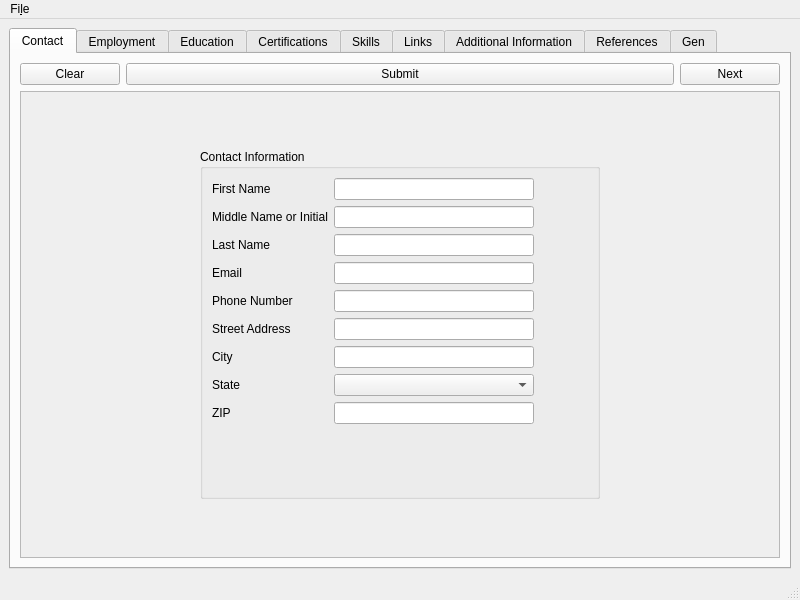
<?xml version="1.0" encoding="UTF-8"?>
<ui version="4.0">
 <class>MainWindow</class>
 <widget class="QMainWindow" name="MainWindow">
  <property name="geometry">
   <rect>
    <x>0</x>
    <y>0</y>
    <width>800</width>
    <height>600</height>
   </rect>
  </property>
  <property name="windowTitle">
   <string>ResumeBuilder</string>
  </property>
  <widget class="QWidget" name="centralwidget">
   <layout class="QGridLayout" name="gridLayout_3">
    <item row="0" column="0">
     <layout class="QGridLayout" name="gridLayout_5">
      <item row="0" column="0">
       <widget class="QTabWidget" name="tabWidget">
        <property name="currentIndex">
         <number>0</number>
        </property>
        <widget class="QWidget" name="contact_tab">
         <attribute name="title">
          <string>Contact</string>
         </attribute>
         <layout class="QGridLayout" name="gridLayout_6">
          <item row="1" column="0">
           <layout class="QGridLayout" name="gridLayout_4">
            <item row="0" column="0">
             <widget class="QScrollArea" name="scrollArea">
              <property name="widgetResizable">
               <bool>true</bool>
              </property>
              <widget class="QWidget" name="scrollAreaWidgetContents_2">
               <property name="geometry">
                <rect>
                 <x>0</x>
                 <y>0</y>
                 <width>754</width>
                 <height>450</height>
                </rect>
               </property>
               <layout class="QGridLayout" name="gridLayout_7">
                <item row="0" column="0">
                 <layout class="QGridLayout" name="gridLayout">
                  <item row="0" column="1">
                   <widget class="QGroupBox" name="groupBox">
                    <property name="enabled">
                     <bool>true</bool>
                    </property>
                    <property name="sizePolicy">
                     <sizepolicy hsizetype="Maximum" vsizetype="Maximum">
                      <horstretch>0</horstretch>
                      <verstretch>0</verstretch>
                     </sizepolicy>
                    </property>
                    <property name="maximumSize">
                     <size>
                      <width>400</width>
                      <height>350</height>
                     </size>
                    </property>
                    <property name="title">
                     <string>Contact Information</string>
                    </property>
                    <layout class="QFormLayout" name="formLayout">
                     <item row="0" column="0" colspan="2">
                      <layout class="QFormLayout" name="formLayout_2">
                       <item row="2" column="0">
                        <widget class="QLabel" name="label">
                         <property name="maximumSize">
                          <size>
                           <width>200</width>
                           <height>35</height>
                          </size>
                         </property>
                         <property name="text">
                          <string>First Name</string>
                         </property>
                        </widget>
                       </item>
                       <item row="2" column="1">
                        <widget class="QLineEdit" name="lineEdit">
                         <property name="maximumSize">
                          <size>
                           <width>200</width>
                           <height>35</height>
                          </size>
                         </property>
                        </widget>
                       </item>
                       <item row="3" column="0">
                        <widget class="QLabel" name="label_2">
                         <property name="maximumSize">
                          <size>
                           <width>200</width>
                           <height>35</height>
                          </size>
                         </property>
                         <property name="text">
                          <string>Middle Name or Initial</string>
                         </property>
                        </widget>
                       </item>
                       <item row="3" column="1">
                        <widget class="QLineEdit" name="lineEdit_4">
                         <property name="maximumSize">
                          <size>
                           <width>200</width>
                           <height>35</height>
                          </size>
                         </property>
                        </widget>
                       </item>
                       <item row="4" column="0">
                        <widget class="QLabel" name="label_3">
                         <property name="maximumSize">
                          <size>
                           <width>200</width>
                           <height>35</height>
                          </size>
                         </property>
                         <property name="text">
                          <string>Last Name</string>
                         </property>
                        </widget>
                       </item>
                       <item row="4" column="1">
                        <widget class="QLineEdit" name="lineEdit_2">
                         <property name="maximumSize">
                          <size>
                           <width>200</width>
                           <height>35</height>
                          </size>
                         </property>
                        </widget>
                       </item>
                       <item row="5" column="0">
                        <widget class="QLabel" name="label_4">
                         <property name="maximumSize">
                          <size>
                           <width>200</width>
                           <height>35</height>
                          </size>
                         </property>
                         <property name="text">
                          <string>Email</string>
                         </property>
                        </widget>
                       </item>
                       <item row="5" column="1">
                        <widget class="QLineEdit" name="lineEdit_5">
                         <property name="maximumSize">
                          <size>
                           <width>200</width>
                           <height>35</height>
                          </size>
                         </property>
                        </widget>
                       </item>
                       <item row="6" column="0">
                        <widget class="QLabel" name="label_5">
                         <property name="maximumSize">
                          <size>
                           <width>200</width>
                           <height>35</height>
                          </size>
                         </property>
                         <property name="text">
                          <string>Phone Number</string>
                         </property>
                        </widget>
                       </item>
                       <item row="6" column="1">
                        <widget class="QLineEdit" name="lineEdit_3">
                         <property name="maximumSize">
                          <size>
                           <width>200</width>
                           <height>35</height>
                          </size>
                         </property>
                        </widget>
                       </item>
                       <item row="7" column="0">
                        <widget class="QLabel" name="label_6">
                         <property name="maximumSize">
                          <size>
                           <width>200</width>
                           <height>35</height>
                          </size>
                         </property>
                         <property name="text">
                          <string>Street Address</string>
                         </property>
                        </widget>
                       </item>
                       <item row="7" column="1">
                        <widget class="QLineEdit" name="lineEdit_6">
                         <property name="maximumSize">
                          <size>
                           <width>200</width>
                           <height>35</height>
                          </size>
                         </property>
                        </widget>
                       </item>
                       <item row="8" column="0">
                        <widget class="QLabel" name="label_8">
                         <property name="text">
                          <string>City</string>
                         </property>
                        </widget>
                       </item>
                       <item row="8" column="1">
                        <widget class="QLineEdit" name="lineEdit_8">
                         <property name="maximumSize">
                          <size>
                           <width>200</width>
                           <height>35</height>
                          </size>
                         </property>
                        </widget>
                       </item>
                       <item row="9" column="0">
                        <widget class="QLabel" name="label_9">
                         <property name="text">
                          <string>State</string>
                         </property>
                        </widget>
                       </item>
                       <item row="9" column="1">
                        <widget class="QComboBox" name="comboBox">
                         <property name="maximumSize">
                          <size>
                           <width>200</width>
                           <height>35</height>
                          </size>
                         </property>
                        </widget>
                       </item>
                       <item row="10" column="0">
                        <widget class="QLabel" name="label_7">
                         <property name="maximumSize">
                          <size>
                           <width>200</width>
                           <height>35</height>
                          </size>
                         </property>
                         <property name="text">
                          <string>ZIP</string>
                         </property>
                        </widget>
                       </item>
                       <item row="10" column="1">
                        <widget class="QLineEdit" name="lineEdit_7">
                         <property name="maximumSize">
                          <size>
                           <width>200</width>
                           <height>35</height>
                          </size>
                         </property>
                        </widget>
                       </item>
                      </layout>
                     </item>
                    </layout>
                   </widget>
                  </item>
                 </layout>
                </item>
               </layout>
              </widget>
             </widget>
            </item>
           </layout>
          </item>
          <item row="0" column="0">
           <layout class="QGridLayout" name="gridLayout_40">
            <item row="0" column="0">
             <widget class="QPushButton" name="pushButton_2">
              <property name="sizePolicy">
               <sizepolicy hsizetype="Maximum" vsizetype="Fixed">
                <horstretch>0</horstretch>
                <verstretch>0</verstretch>
               </sizepolicy>
              </property>
              <property name="maximumSize">
               <size>
                <width>100</width>
                <height>16777215</height>
               </size>
              </property>
              <property name="text">
               <string>Clear</string>
              </property>
             </widget>
            </item>
            <item row="0" column="1">
             <widget class="QPushButton" name="pushButton_7">
              <property name="text">
               <string>Submit</string>
              </property>
             </widget>
            </item>
            <item row="0" column="2">
             <widget class="QPushButton" name="pushButton">
              <property name="sizePolicy">
               <sizepolicy hsizetype="Maximum" vsizetype="Fixed">
                <horstretch>0</horstretch>
                <verstretch>0</verstretch>
               </sizepolicy>
              </property>
              <property name="maximumSize">
               <size>
                <width>100</width>
                <height>16777215</height>
               </size>
              </property>
              <property name="text">
               <string>Next</string>
              </property>
             </widget>
            </item>
           </layout>
          </item>
         </layout>
        </widget>
        <widget class="QWidget" name="employment_tab">
         <property name="minimumSize">
          <size>
           <width>0</width>
           <height>0</height>
          </size>
         </property>
         <attribute name="title">
          <string>Employment</string>
         </attribute>
         <layout class="QGridLayout" name="gridLayout_8">
          <item row="1" column="0">
           <layout class="QGridLayout" name="gridLayout_2">
            <item row="0" column="0">
             <widget class="QScrollArea" name="scrollArea_2">
              <property name="minimumSize">
               <size>
                <width>0</width>
                <height>0</height>
               </size>
              </property>
              <property name="widgetResizable">
               <bool>true</bool>
              </property>
              <widget class="QWidget" name="scrollAreaWidgetContents">
               <property name="geometry">
                <rect>
                 <x>0</x>
                 <y>0</y>
                 <width>754</width>
                 <height>450</height>
                </rect>
               </property>
               <property name="minimumSize">
                <size>
                 <width>0</width>
                 <height>0</height>
                </size>
               </property>
               <layout class="QGridLayout" name="gridLayout_10">
                <item row="0" column="0">
                 <layout class="QGridLayout" name="gridLayout_9"/>
                </item>
               </layout>
              </widget>
             </widget>
            </item>
           </layout>
          </item>
          <item row="0" column="0">
           <layout class="QGridLayout" name="gridLayout_36">
            <item row="0" column="1">
             <widget class="QPushButton" name="pushButton_3">
              <property name="text">
               <string>New</string>
              </property>
             </widget>
            </item>
            <item row="0" column="0">
             <widget class="QPushButton" name="pushButton_5">
              <property name="text">
               <string>Previous</string>
              </property>
             </widget>
            </item>
            <item row="0" column="2">
             <widget class="QPushButton" name="pushButton_6">
              <property name="text">
               <string>Submit</string>
              </property>
             </widget>
            </item>
            <item row="0" column="3">
             <widget class="QPushButton" name="pushButton_4">
              <property name="text">
               <string>Next</string>
              </property>
             </widget>
            </item>
           </layout>
          </item>
         </layout>
        </widget>
        <widget class="QWidget" name="education_tab">
         <attribute name="title">
          <string>Education</string>
         </attribute>
         <layout class="QGridLayout" name="gridLayout_12">
          <item row="1" column="0">
           <layout class="QGridLayout" name="gridLayout_11">
            <item row="0" column="0">
             <widget class="QScrollArea" name="scrollArea_3">
              <property name="widgetResizable">
               <bool>true</bool>
              </property>
              <widget class="QWidget" name="scrollAreaWidgetContents_3">
               <property name="geometry">
                <rect>
                 <x>0</x>
                 <y>0</y>
                 <width>754</width>
                 <height>450</height>
                </rect>
               </property>
               <layout class="QGridLayout" name="gridLayout_14">
                <item row="0" column="0">
                 <layout class="QGridLayout" name="gridLayout_13"/>
                </item>
               </layout>
              </widget>
             </widget>
            </item>
           </layout>
          </item>
          <item row="0" column="0">
           <layout class="QGridLayout" name="gridLayout_35">
            <item row="0" column="0">
             <widget class="QPushButton" name="pushButton_8">
              <property name="text">
               <string>Previous</string>
              </property>
             </widget>
            </item>
            <item row="0" column="2">
             <widget class="QPushButton" name="pushButton_10">
              <property name="text">
               <string>Submit</string>
              </property>
             </widget>
            </item>
            <item row="0" column="1">
             <widget class="QPushButton" name="pushButton_9">
              <property name="text">
               <string>New</string>
              </property>
             </widget>
            </item>
            <item row="0" column="3">
             <widget class="QPushButton" name="pushButton_11">
              <property name="text">
               <string>Next</string>
              </property>
             </widget>
            </item>
           </layout>
          </item>
         </layout>
        </widget>
        <widget class="QWidget" name="cert_tab">
         <attribute name="title">
          <string>Certifications</string>
         </attribute>
         <layout class="QGridLayout" name="gridLayout_16">
          <item row="1" column="0">
           <layout class="QGridLayout" name="gridLayout_15">
            <item row="0" column="0">
             <widget class="QScrollArea" name="scrollArea_4">
              <property name="widgetResizable">
               <bool>true</bool>
              </property>
              <widget class="QWidget" name="scrollAreaWidgetContents_4">
               <property name="geometry">
                <rect>
                 <x>0</x>
                 <y>0</y>
                 <width>754</width>
                 <height>450</height>
                </rect>
               </property>
               <layout class="QGridLayout" name="gridLayout_18">
                <item row="0" column="0">
                 <layout class="QGridLayout" name="gridLayout_17"/>
                </item>
               </layout>
              </widget>
             </widget>
            </item>
           </layout>
          </item>
          <item row="0" column="0">
           <layout class="QGridLayout" name="gridLayout_34">
            <item row="0" column="0">
             <widget class="QPushButton" name="pushButton_12">
              <property name="text">
               <string>Previous</string>
              </property>
             </widget>
            </item>
            <item row="0" column="1">
             <widget class="QPushButton" name="pushButton_13">
              <property name="text">
               <string>New</string>
              </property>
             </widget>
            </item>
            <item row="0" column="2">
             <widget class="QPushButton" name="pushButton_14">
              <property name="text">
               <string>Submit</string>
              </property>
             </widget>
            </item>
            <item row="0" column="3">
             <widget class="QPushButton" name="pushButton_15">
              <property name="text">
               <string>Next</string>
              </property>
             </widget>
            </item>
           </layout>
          </item>
         </layout>
        </widget>
        <widget class="QWidget" name="skills_tab">
         <attribute name="title">
          <string>Skills</string>
         </attribute>
         <layout class="QGridLayout" name="gridLayout_20">
          <item row="1" column="0">
           <layout class="QGridLayout" name="gridLayout_19">
            <item row="0" column="0">
             <widget class="QScrollArea" name="scrollArea_5">
              <property name="widgetResizable">
               <bool>true</bool>
              </property>
              <widget class="QWidget" name="scrollAreaWidgetContents_5">
               <property name="geometry">
                <rect>
                 <x>0</x>
                 <y>0</y>
                 <width>754</width>
                 <height>450</height>
                </rect>
               </property>
               <layout class="QGridLayout" name="gridLayout_22">
                <item row="0" column="0">
                 <layout class="QGridLayout" name="gridLayout_21"/>
                </item>
               </layout>
              </widget>
             </widget>
            </item>
           </layout>
          </item>
          <item row="0" column="0">
           <layout class="QGridLayout" name="gridLayout_37">
            <item row="0" column="1">
             <widget class="QPushButton" name="pushButton_17">
              <property name="text">
               <string>New</string>
              </property>
             </widget>
            </item>
            <item row="0" column="0">
             <widget class="QPushButton" name="pushButton_16">
              <property name="text">
               <string>Previous</string>
              </property>
             </widget>
            </item>
            <item row="0" column="2">
             <widget class="QPushButton" name="pushButton_18">
              <property name="text">
               <string>Submit</string>
              </property>
             </widget>
            </item>
            <item row="0" column="3">
             <widget class="QPushButton" name="pushButton_19">
              <property name="text">
               <string>Next</string>
              </property>
             </widget>
            </item>
           </layout>
          </item>
         </layout>
        </widget>
        <widget class="QWidget" name="links_tab">
         <attribute name="title">
          <string>Links</string>
         </attribute>
         <layout class="QGridLayout" name="gridLayout_32">
          <item row="1" column="0">
           <layout class="QGridLayout" name="gridLayout_31">
            <item row="0" column="0">
             <widget class="QScrollArea" name="scrollArea_8">
              <property name="widgetResizable">
               <bool>true</bool>
              </property>
              <widget class="QWidget" name="scrollAreaWidgetContents_8">
               <property name="geometry">
                <rect>
                 <x>0</x>
                 <y>0</y>
                 <width>754</width>
                 <height>450</height>
                </rect>
               </property>
               <layout class="QGridLayout" name="gridLayout_41">
                <item row="0" column="0">
                 <layout class="QGridLayout" name="gridLayout_33"/>
                </item>
               </layout>
              </widget>
             </widget>
            </item>
           </layout>
          </item>
          <item row="0" column="0">
           <layout class="QGridLayout" name="gridLayout_42">
            <item row="0" column="0">
             <widget class="QPushButton" name="pushButton_29">
              <property name="text">
               <string>Previous</string>
              </property>
             </widget>
            </item>
            <item row="0" column="1">
             <widget class="QPushButton" name="pushButton_30">
              <property name="text">
               <string>New</string>
              </property>
             </widget>
            </item>
            <item row="0" column="2">
             <widget class="QPushButton" name="pushButton_31">
              <property name="text">
               <string>Submit</string>
              </property>
             </widget>
            </item>
            <item row="0" column="3">
             <widget class="QPushButton" name="pushButton_32">
              <property name="text">
               <string>Next</string>
              </property>
             </widget>
            </item>
           </layout>
          </item>
         </layout>
        </widget>
        <widget class="QWidget" name="additional_info_tab">
         <attribute name="title">
          <string>Additional Information</string>
         </attribute>
         <layout class="QGridLayout" name="gridLayout_24">
          <item row="1" column="0">
           <layout class="QGridLayout" name="gridLayout_23">
            <item row="0" column="0">
             <widget class="QScrollArea" name="scrollArea_6">
              <property name="widgetResizable">
               <bool>true</bool>
              </property>
              <widget class="QWidget" name="scrollAreaWidgetContents_6">
               <property name="geometry">
                <rect>
                 <x>0</x>
                 <y>0</y>
                 <width>754</width>
                 <height>450</height>
                </rect>
               </property>
               <layout class="QGridLayout" name="gridLayout_26">
                <item row="0" column="0">
                 <layout class="QGridLayout" name="gridLayout_25"/>
                </item>
               </layout>
              </widget>
             </widget>
            </item>
           </layout>
          </item>
          <item row="0" column="0">
           <layout class="QGridLayout" name="gridLayout_38">
            <item row="0" column="2">
             <widget class="QPushButton" name="pushButton_22">
              <property name="text">
               <string>Submit</string>
              </property>
             </widget>
            </item>
            <item row="0" column="1">
             <widget class="QPushButton" name="pushButton_21">
              <property name="text">
               <string>New</string>
              </property>
             </widget>
            </item>
            <item row="0" column="0">
             <widget class="QPushButton" name="pushButton_20">
              <property name="text">
               <string>Previous</string>
              </property>
             </widget>
            </item>
            <item row="0" column="3">
             <widget class="QPushButton" name="pushButton_23">
              <property name="text">
               <string>Next</string>
              </property>
             </widget>
            </item>
           </layout>
          </item>
         </layout>
        </widget>
        <widget class="QWidget" name="references_tab">
         <attribute name="title">
          <string>References</string>
         </attribute>
         <layout class="QGridLayout" name="gridLayout_28">
          <item row="1" column="0">
           <layout class="QGridLayout" name="gridLayout_27">
            <item row="0" column="0">
             <widget class="QScrollArea" name="scrollArea_7">
              <property name="widgetResizable">
               <bool>true</bool>
              </property>
              <widget class="QWidget" name="scrollAreaWidgetContents_7">
               <property name="geometry">
                <rect>
                 <x>0</x>
                 <y>0</y>
                 <width>754</width>
                 <height>450</height>
                </rect>
               </property>
               <layout class="QGridLayout" name="gridLayout_30">
                <item row="0" column="0">
                 <layout class="QGridLayout" name="gridLayout_29"/>
                </item>
               </layout>
              </widget>
             </widget>
            </item>
           </layout>
          </item>
          <item row="0" column="0">
           <layout class="QGridLayout" name="gridLayout_39">
            <item row="0" column="2">
             <widget class="QPushButton" name="pushButton_26">
              <property name="text">
               <string>Submit</string>
              </property>
             </widget>
            </item>
            <item row="0" column="1">
             <widget class="QPushButton" name="pushButton_25">
              <property name="text">
               <string>New</string>
              </property>
             </widget>
            </item>
            <item row="0" column="0">
             <widget class="QPushButton" name="pushButton_24">
              <property name="text">
               <string>Previous</string>
              </property>
             </widget>
            </item>
            <item row="0" column="3">
             <widget class="QPushButton" name="pushButton_27">
              <property name="text">
               <string>Next</string>
              </property>
             </widget>
            </item>
           </layout>
          </item>
         </layout>
        </widget>
        <widget class="QWidget" name="gen_tab">
         <attribute name="title">
          <string>Gen</string>
         </attribute>
         <layout class="QGridLayout" name="gridLayout_44">
          <item row="1" column="1">
           <layout class="QGridLayout" name="gridLayout_43">
            <item row="0" column="1">
             <spacer name="verticalSpacer">
              <property name="orientation">
               <enum>Qt::Vertical</enum>
              </property>
              <property name="sizeHint" stdset="0">
               <size>
                <width>20</width>
                <height>40</height>
               </size>
              </property>
             </spacer>
            </item>
            <item row="1" column="2">
             <widget class="QPushButton" name="pushButton_28">
              <property name="maximumSize">
               <size>
                <width>200</width>
                <height>16777215</height>
               </size>
              </property>
              <property name="text">
               <string>Generate XML - References</string>
              </property>
             </widget>
            </item>
            <item row="1" column="3">
             <widget class="QPushButton" name="pushButton_37">
              <property name="maximumSize">
               <size>
                <width>200</width>
                <height>16777215</height>
               </size>
              </property>
              <property name="text">
               <string>Generate XML - Resume</string>
              </property>
             </widget>
            </item>
            <item row="1" column="1">
             <widget class="QPushButton" name="pushButton_33">
              <property name="sizePolicy">
               <sizepolicy hsizetype="Minimum" vsizetype="Fixed">
                <horstretch>0</horstretch>
                <verstretch>0</verstretch>
               </sizepolicy>
              </property>
              <property name="maximumSize">
               <size>
                <width>150</width>
                <height>16777215</height>
               </size>
              </property>
              <property name="text">
               <string>Generate JSON</string>
              </property>
             </widget>
            </item>
            <item row="2" column="2">
             <widget class="QPushButton" name="pushButton_35">
              <property name="text">
               <string>Generate PDF - References</string>
              </property>
             </widget>
            </item>
            <item row="2" column="3">
             <widget class="QPushButton" name="pushButton_34">
              <property name="maximumSize">
               <size>
                <width>200</width>
                <height>16777215</height>
               </size>
              </property>
              <property name="text">
               <string>Generate PDF - Resume</string>
              </property>
             </widget>
            </item>
            <item row="2" column="1">
             <widget class="QPushButton" name="pushButton_38">
              <property name="text">
               <string>Exit</string>
              </property>
             </widget>
            </item>
           </layout>
          </item>
          <item row="0" column="1">
           <layout class="QGridLayout" name="gridLayout_45">
            <item row="0" column="0">
             <widget class="QPushButton" name="pushButton_36">
              <property name="maximumSize">
               <size>
                <width>150</width>
                <height>16777215</height>
               </size>
              </property>
              <property name="text">
               <string>Previous</string>
              </property>
             </widget>
            </item>
            <item row="0" column="1">
             <widget class="QLineEdit" name="save"/>
            </item>
           </layout>
          </item>
         </layout>
        </widget>
       </widget>
      </item>
     </layout>
    </item>
   </layout>
  </widget>
  <widget class="QMenuBar" name="menubar">
   <property name="geometry">
    <rect>
     <x>0</x>
     <y>0</y>
     <width>800</width>
     <height>22</height>
    </rect>
   </property>
   <widget class="QMenu" name="menuFile">
    <property name="title">
     <string>Fi&amp;le</string>
    </property>
    <addaction name="actionExit"/>
   </widget>
   <addaction name="menuFile"/>
  </widget>
  <widget class="QStatusBar" name="statusbar"/>
  <action name="actionExit">
   <property name="text">
    <string>&amp;Exit</string>
   </property>
   <property name="shortcut">
    <string>Ctrl+Q</string>
   </property>
  </action>
 </widget>
 <resources/>
 <connections/>
</ui>
